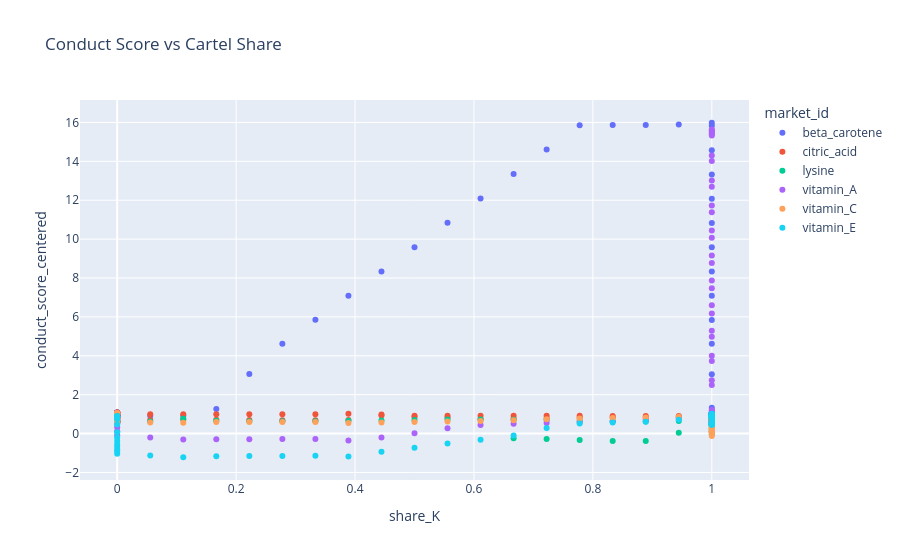

Notebook code cell kept with this figure:
### Code cell
fig = px.scatter(
    df,
    x="share_K",
    y="conduct_score_centered",
    color="market_id",
    title="Conduct Score vs Cartel Share"
)

fig.show()
